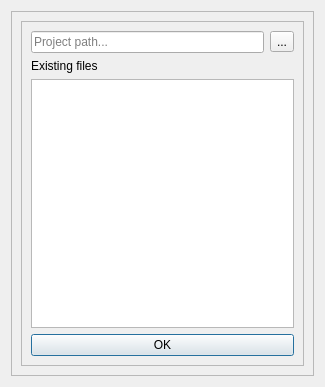
<?xml version="1.0" encoding="UTF-8"?>
<ui version="4.0">
 <class>Dialog</class>
 <widget class="QDialog" name="Dialog">
  <property name="geometry">
   <rect>
    <x>0</x>
    <y>0</y>
    <width>325</width>
    <height>387</height>
   </rect>
  </property>
  <property name="windowTitle">
   <string>Dialog</string>
  </property>
  <layout class="QGridLayout" name="gridLayout">
   <item row="0" column="0">
    <widget class="QFrame" name="frame">
     <property name="frameShape">
      <enum>QFrame::StyledPanel</enum>
     </property>
     <property name="frameShadow">
      <enum>QFrame::Raised</enum>
     </property>
     <layout class="QGridLayout" name="gridLayout_3">
      <item row="0" column="0">
       <widget class="QFrame" name="frame_2">
        <property name="frameShape">
         <enum>QFrame::StyledPanel</enum>
        </property>
        <property name="frameShadow">
         <enum>QFrame::Raised</enum>
        </property>
        <layout class="QGridLayout" name="gridLayout_2">
         <item row="2" column="0">
          <widget class="QListWidget" name="listWidget"/>
         </item>
         <item row="0" column="0">
          <layout class="QHBoxLayout" name="horizontalLayout">
           <item>
            <widget class="QLineEdit" name="le_projectPath">
             <property name="placeholderText">
              <string>Project path...</string>
             </property>
            </widget>
           </item>
           <item>
            <widget class="QToolButton" name="btn_folder_lookup">
             <property name="text">
              <string>...</string>
             </property>
            </widget>
           </item>
          </layout>
         </item>
         <item row="1" column="0">
          <widget class="QLabel" name="label">
           <property name="text">
            <string>Existing files</string>
           </property>
          </widget>
         </item>
         <item row="3" column="0">
          <widget class="QPushButton" name="btn_OK">
           <property name="text">
            <string>OK</string>
           </property>
          </widget>
         </item>
        </layout>
       </widget>
      </item>
     </layout>
    </widget>
   </item>
  </layout>
 </widget>
 <resources/>
 <connections/>
</ui>
